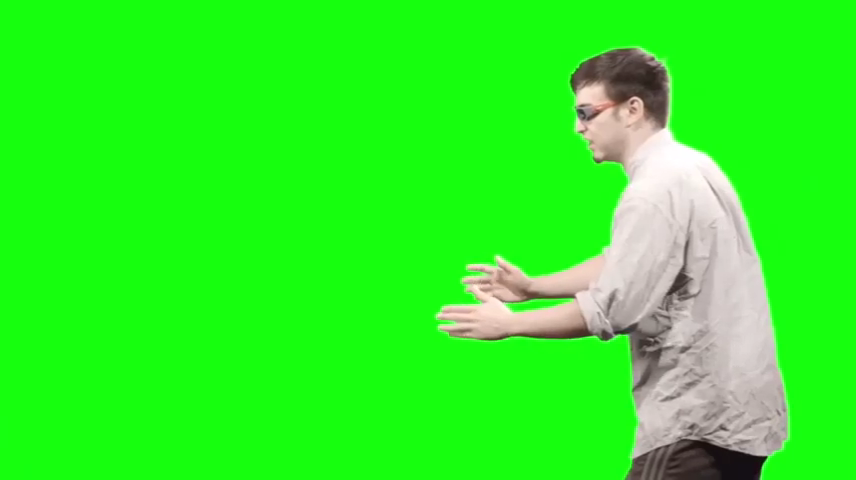
#> input picture 크로마키/imgs/compare1.png, 856 x 480 px, found by its file name
$ python template_matching.py
#> lines starting #> are read from the running program, lines starting #| are printed output that depends on the picture; pictures that were not available may be replaced by others from this repository, and a replacement may not be noted
import os
import cv2
import numpy as np
from matplotlib import pyplot as plt

img = cv2.imread('compare1.png',0)
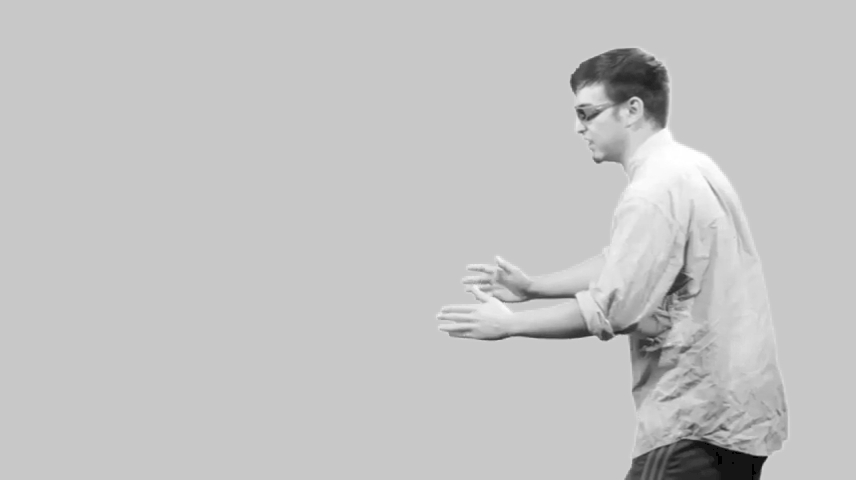
#> img: shape (480, 856); min 0, max 255, mean 195.8
img2 = img.copy()
template = cv2.imread('color_head.jpg',0)
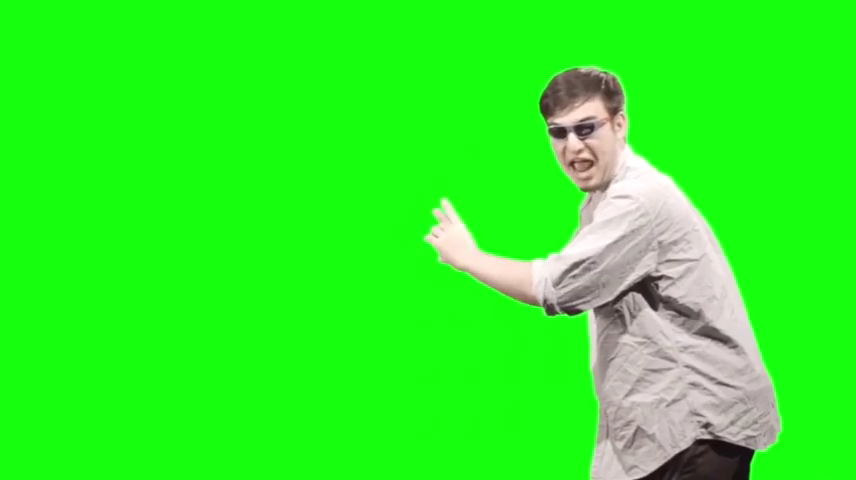
#> input picture 크로마키/imgs/compare2.png, 856 x 480 px, given in place of color_head.jpg, which was not available
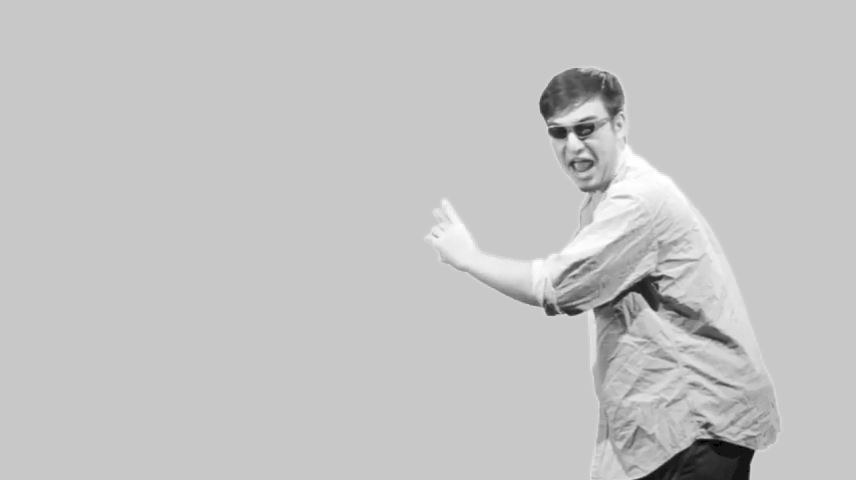
#> template: shape (480, 856); min 0, max 255, mean 196.2

# template 이미지의 가로/세로
w,h = template.shape[::-1]
#> w = 856; h = 480

# Template Match Method
methods = ['cv2.TM_CCOEFF','cv2.TM_CCOEFF_NORMED','cv2.TM_CCORR','cv2.TM_CCORR_NORMED','cv2.TM_SQDIFF','cv2.TM_SQDIFF_NORMED']

for meth in methods:
    img = img2.copy()
    method = eval(meth)

    res = cv2.matchTemplate(img,template,method)
    cv2.imshow('res', img)
    #cv2.waitKey(1)
    min_val,max_val,min_loc, max_loc = cv2.minMaxLoc(res)

    if method in [cv2.TM_SQDIFF, cv2.TM_SQDIFF_NORMED]:
        top_left = min_loc
    else:
        top_left = max_loc

    bottom_right = (top_left[0]+w,top_left[1]+h)
    cv2.rectangle(img,top_left,bottom_right,255,5)

    plt.subplot(121),plt.title(meth),plt.imshow(res,cmap='gray'),plt.yticks([]),plt.xticks([])
    plt.subplot(122),plt.imshow(img,cmap='gray')
    plt.show()
#> this loop made 6 passes
#> (res, min_val, max_val) on passes 1, 2, 4, 5, 6: ([108214432], 108214432, 108214432), ([0.459], 0.459, 0.459), ([0.992], 0.992, 0.992), ([256137072], 256137072, 256137072), ([0.016], 0.016, 0.016)
#> max_val on pass 3: 1.59e+10
#> pass 1, `plt.show()`:
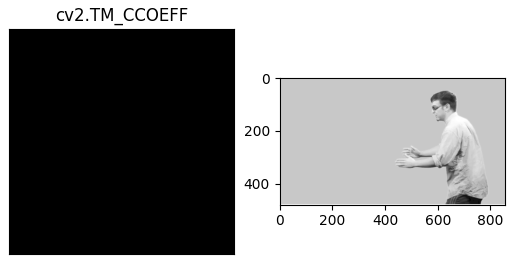
#> figure drawn by matplotlib, 2 panels
#> after the loop:
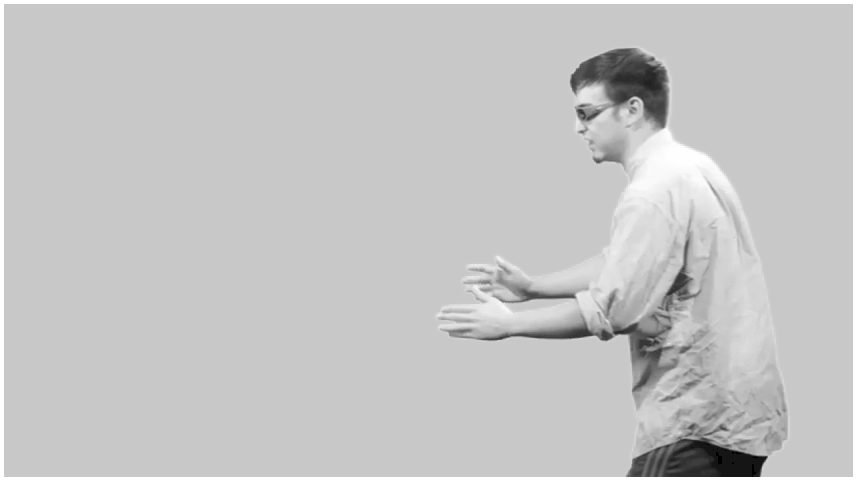
#> img: shape (480, 856); min 0, max 255, mean 197.2
